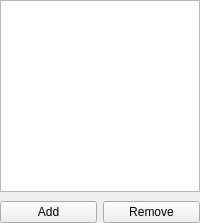
    <widget class="QFrame" name="containerAdvanced">
     <property name="sizePolicy">
      <sizepolicy hsizetype="Fixed" vsizetype="Preferred">
       <horstretch>0</horstretch>
       <verstretch>0</verstretch>
      </sizepolicy>
     </property>
     <property name="maximumSize">
      <size>
       <width>200</width>
       <height>16777215</height>
      </size>
     </property>
     <property name="frameShape">
      <enum>QFrame::NoFrame</enum>
     </property>
     <property name="frameShadow">
      <enum>QFrame::Plain</enum>
     </property>
     <property name="midLineWidth">
      <number>-1</number>
     </property>
     <layout class="QVBoxLayout" name="verticalLayout_6">
      <property name="spacing">
       <number>0</number>
      </property>
      <property name="margin">
       <number>0</number>
      </property>
      <item>
       <widget class="QListWidget" name="advancedList">
        <property name="contextMenuPolicy">
         <enum>Qt::CustomContextMenu</enum>
        </property>
        <property name="selectionBehavior">
         <enum>QAbstractItemView::SelectRows</enum>
        </property>
        <property name="iconSize">
         <size>
          <width>16</width>
          <height>16</height>
         </size>
        </property>
        <property name="viewMode">
         <enum>QListView::ListMode</enum>
        </property>
       </widget>
      </item>
      <item>
       <widget class="QWidget" name="widget_9" native="true">
        <property name="sizePolicy">
         <sizepolicy hsizetype="Expanding" vsizetype="Preferred">
          <horstretch>0</horstretch>
          <verstretch>0</verstretch>
         </sizepolicy>
        </property>
        <layout class="QHBoxLayout" name="horizontalLayout_7">
         <property name="spacing">
          <number>6</number>
         </property>
         <property name="leftMargin">
          <number>0</number>
         </property>
         <property name="topMargin">
          <number>9</number>
         </property>
         <property name="rightMargin">
          <number>0</number>
         </property>
         <property name="bottomMargin">
          <number>0</number>
         </property>
         <item>
          <widget class="QPushButton" name="btnAdd">
           <property name="text">
            <string>Add</string>
           </property>
          </widget>
         </item>
         <item>
          <widget class="QPushButton" name="btnRemove">
           <property name="text">
            <string>Remove</string>
           </property>
          </widget>
         </item>
        </layout>
       </widget>
      </item>
     </layout>
    </widget>
